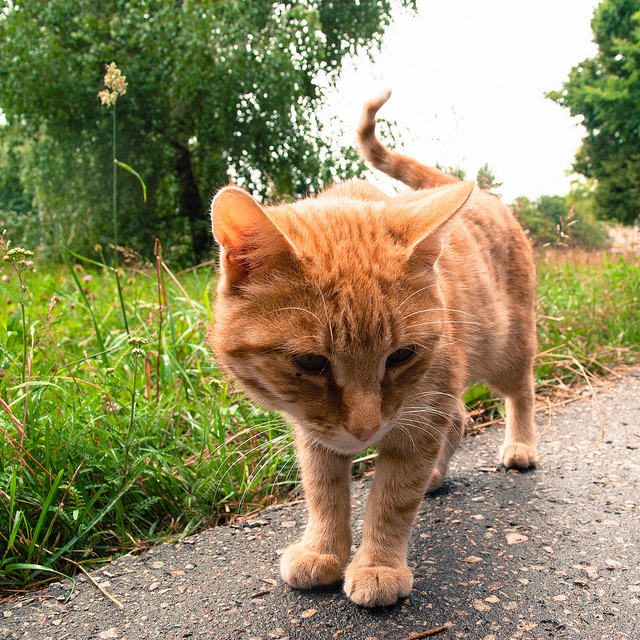
#> input picture misc/jupyter_notebooks/19.10.21/cat.jpg, 640 x 640 px
$ jupyter execute --allow-errors io.ipynb   (shell and % lines are left out)
#> lines starting #> are read from the running program, lines starting #| are printed output that depends on the picture
[cell 1]
# [4 lines of commented-out code are left out]

[cell 2]
# s = input('Введите свое имя: ')
# print('Пользователь ввел: {}'.format(s))

[cell 3]
import os

os.listdir()
# http://sai.homb.it

#> (a cell that did not finish here is left out)

#> (a cell that did not finish here is left out)

[cell 6]
fname = './diagram.csv'
x = []
y = []
#> (the rest of this cell did not finish here and is left out)

[cell 7]
import matplotlib.pyplot as plt

plt.plot(x, y, 'x')
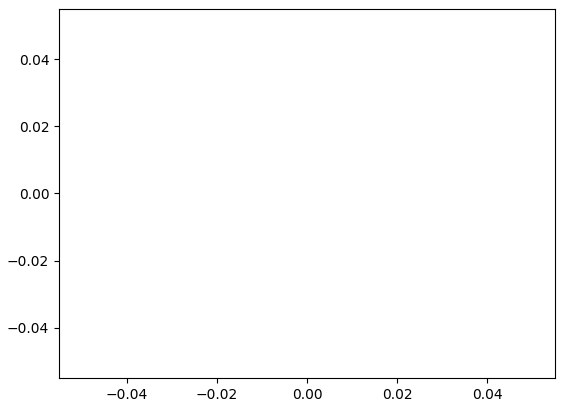
#> figure drawn by matplotlib, 1 panel

[cell 8]
with open('cat.jpg', 'rb') as f:
    data = f.read(100)
    print(data)

[cell 9]
from PIL import Image
import numpy as np

with Image.open('cat.jpg') as img:
#> img is the input picture: PIL image 640x640 RGB; mean R, G, B 145.1, 138.3, 97.8
    a = np.array(img)
    print(a)
#> (printed output is left out)
#     display(img)

[cell 10]
a.shape
#> Out = (640, 640, 3)
